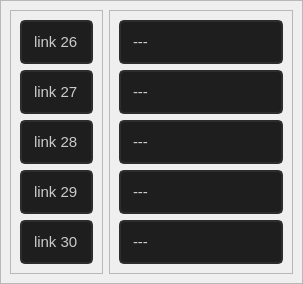
                   <widget class="QWidget" name="tabela_links_26a30">
                    <attribute name="title">
                     <string>links 26 à 30</string>
                    </attribute>
                    <layout class="QVBoxLayout" name="verticalLayout_54">
                     <property name="spacing">
                      <number>0</number>
                     </property>
                     <property name="leftMargin">
                      <number>0</number>
                     </property>
                     <property name="topMargin">
                      <number>0</number>
                     </property>
                     <property name="rightMargin">
                      <number>0</number>
                     </property>
                     <property name="bottomMargin">
                      <number>0</number>
                     </property>
                     <item>
                      <widget class="QFrame" name="frame_81input_link_ps3">
                       <property name="frameShape">
                        <enum>QFrame::StyledPanel</enum>
                       </property>
                       <property name="frameShadow">
                        <enum>QFrame::Raised</enum>
                       </property>
                       <layout class="QHBoxLayout" name="horizontalLayout_30">
                        <item>
                         <widget class="QFrame" name="frame_92input_link_ps3">
                          <property name="maximumSize">
                           <size>
                            <width>93</width>
                            <height>16777215</height>
                           </size>
                          </property>
                          <property name="frameShape">
                           <enum>QFrame::StyledPanel</enum>
                          </property>
                          <property name="frameShadow">
                           <enum>QFrame::Raised</enum>
                          </property>
                          <layout class="QVBoxLayout" name="verticalLayout_66">
                           <item>
                            <widget class="QLineEdit" name="info_link26">
                             <property name="minimumSize">
                              <size>
                               <width>0</width>
                               <height>40</height>
                              </size>
                             </property>
                             <property name="styleSheet">
                              <string notr="true">QLineEdit{
border: 2px solid rgb(45,45,45);
border-radius: 5px;
padding: 10px;
background-color: rgb(30,30,30);
	color: rgb(203, 203, 203);
font: 15px Segoe UI, bold;
}
QLineEdit:hover{
border: 2px solid rgb(55,55,55);
}
QLineEdit:focus{
border: 2px solid  rgb(170,0,0);
	color: rgb(170,0,0);
}</string>
                             </property>
                             <property name="text">
                              <string>link 26</string>
                             </property>
                             <property name="echoMode">
                              <enum>QLineEdit::Normal</enum>
                             </property>
                             <property name="clearButtonEnabled">
                              <bool>false</bool>
                             </property>
                            </widget>
                           </item>
                           <item>
                            <widget class="QLineEdit" name="info_link27">
                             <property name="minimumSize">
                              <size>
                               <width>0</width>
                               <height>40</height>
                              </size>
                             </property>
                             <property name="styleSheet">
                              <string notr="true">QLineEdit{
border: 2px solid rgb(45,45,45);
border-radius: 5px;
padding: 10px;
background-color: rgb(30,30,30);
	color: rgb(203, 203, 203);
font: 15px Segoe UI, bold;
}
QLineEdit:hover{
border: 2px solid rgb(55,55,55);
}
QLineEdit:focus{
border: 2px solid  rgb(170,0,0);
	color: rgb(170,0,0);
}</string>
                             </property>
                             <property name="text">
                              <string>link 27</string>
                             </property>
                             <property name="echoMode">
                              <enum>QLineEdit::Normal</enum>
                             </property>
                             <property name="clearButtonEnabled">
                              <bool>false</bool>
                             </property>
                            </widget>
                           </item>
                           <item>
                            <widget class="QLineEdit" name="info_link28">
                             <property name="minimumSize">
                              <size>
                               <width>0</width>
                               <height>40</height>
                              </size>
                             </property>
                             <property name="styleSheet">
                              <string notr="true">QLineEdit{
border: 2px solid rgb(45,45,45);
border-radius: 5px;
padding: 10px;
background-color: rgb(30,30,30);
	color: rgb(203, 203, 203);
font: 15px Segoe UI, bold;
}
QLineEdit:hover{
border: 2px solid rgb(55,55,55);
}
QLineEdit:focus{
border: 2px solid  rgb(170,0,0);
	color: rgb(170,0,0);
}</string>
                             </property>
                             <property name="text">
                              <string>link 28</string>
                             </property>
                             <property name="echoMode">
                              <enum>QLineEdit::Normal</enum>
                             </property>
                             <property name="clearButtonEnabled">
                              <bool>false</bool>
                             </property>
                            </widget>
                           </item>
                           <item>
                            <widget class="QLineEdit" name="info_link29">
                             <property name="minimumSize">
                              <size>
                               <width>0</width>
                               <height>40</height>
                              </size>
                             </property>
                             <property name="styleSheet">
                              <string notr="true">QLineEdit{
border: 2px solid rgb(45,45,45);
border-radius: 5px;
padding: 10px;
background-color: rgb(30,30,30);
	color: rgb(203, 203, 203);
font: 15px Segoe UI, bold;
}
QLineEdit:hover{
border: 2px solid rgb(55,55,55);
}
QLineEdit:focus{
border: 2px solid  rgb(170,0,0);
	color: rgb(170,0,0);
}</string>
                             </property>
                             <property name="text">
                              <string>link 29</string>
                             </property>
                             <property name="echoMode">
                              <enum>QLineEdit::Normal</enum>
                             </property>
                             <property name="clearButtonEnabled">
                              <bool>false</bool>
                             </property>
                            </widget>
                           </item>
                           <item>
                            <widget class="QLineEdit" name="info_link30">
                             <property name="minimumSize">
                              <size>
                               <width>0</width>
                               <height>40</height>
                              </size>
                             </property>
                             <property name="styleSheet">
                              <string notr="true">QLineEdit{
border: 2px solid rgb(45,45,45);
border-radius: 5px;
padding: 10px;
background-color: rgb(30,30,30);
	color: rgb(203, 203, 203);
font: 15px Segoe UI, bold;
}
QLineEdit:hover{
border: 2px solid rgb(55,55,55);
}
QLineEdit:focus{
border: 2px solid  rgb(170,0,0);
	color: rgb(170,0,0);
}</string>
                             </property>
                             <property name="text">
                              <string>link 30</string>
                             </property>
                             <property name="echoMode">
                              <enum>QLineEdit::Normal</enum>
                             </property>
                             <property name="clearButtonEnabled">
                              <bool>false</bool>
                             </property>
                            </widget>
                           </item>
                          </layout>
                         </widget>
                        </item>
                        <item>
                         <widget class="QFrame" name="frame_93input_link_ps3">
                          <property name="frameShape">
                           <enum>QFrame::StyledPanel</enum>
                          </property>
                          <property name="frameShadow">
                           <enum>QFrame::Raised</enum>
                          </property>
                          <layout class="QVBoxLayout" name="verticalLayout_67">
                           <item>
                            <widget class="QLineEdit" name="input_link26_ps3">
                             <property name="minimumSize">
                              <size>
                               <width>0</width>
                               <height>40</height>
                              </size>
                             </property>
                             <property name="styleSheet">
                              <string notr="true">QLineEdit{
border: 2px solid rgb(45,45,45);
border-radius: 5px;
padding: 10px;
background-color: rgb(30,30,30);
	color: rgb(203, 203, 203);
font: 15px Segoe UI, bold;
}
QLineEdit:hover{
border: 2px solid rgb(55,55,55);
}
QLineEdit:focus{
border: 2px solid  rgb(170,0,0);
	color: rgb(170,0,0);
}</string>
                             </property>
                             <property name="text">
                              <string>---</string>
                             </property>
                             <property name="echoMode">
                              <enum>QLineEdit::Normal</enum>
                             </property>
                             <property name="clearButtonEnabled">
                              <bool>false</bool>
                             </property>
                            </widget>
                           </item>
                           <item>
                            <widget class="QLineEdit" name="input_link27_ps3">
                             <property name="minimumSize">
                              <size>
                               <width>0</width>
                               <height>40</height>
                              </size>
                             </property>
                             <property name="styleSheet">
                              <string notr="true">QLineEdit{
border: 2px solid rgb(45,45,45);
border-radius: 5px;
padding: 10px;
background-color: rgb(30,30,30);
	color: rgb(203, 203, 203);
font: 15px Segoe UI, bold;
}
QLineEdit:hover{
border: 2px solid rgb(55,55,55);
}
QLineEdit:focus{
border: 2px solid  rgb(170,0,0);
	color: rgb(170,0,0);
}</string>
                             </property>
                             <property name="text">
                              <string>---</string>
                             </property>
                            </widget>
                           </item>
                           <item>
                            <widget class="QLineEdit" name="input_link28_ps3">
                             <property name="minimumSize">
                              <size>
                               <width>0</width>
                               <height>40</height>
                              </size>
                             </property>
                             <property name="styleSheet">
                              <string notr="true">QLineEdit{
border: 2px solid rgb(45,45,45);
border-radius: 5px;
padding: 10px;
background-color: rgb(30,30,30);
	color: rgb(203, 203, 203);
font: 15px Segoe UI, bold;
}
QLineEdit:hover{
border: 2px solid rgb(55,55,55);
}
QLineEdit:focus{
border: 2px solid  rgb(170,0,0);
	color: rgb(170,0,0);
}</string>
                             </property>
                             <property name="text">
                              <string>---</string>
                             </property>
                             <property name="echoMode">
                              <enum>QLineEdit::Normal</enum>
                             </property>
                             <property name="clearButtonEnabled">
                              <bool>false</bool>
                             </property>
                            </widget>
                           </item>
                           <item>
                            <widget class="QLineEdit" name="input_link29_ps3">
                             <property name="minimumSize">
                              <size>
                               <width>0</width>
                               <height>40</height>
                              </size>
                             </property>
                             <property name="styleSheet">
                              <string notr="true">QLineEdit{
border: 2px solid rgb(45,45,45);
border-radius: 5px;
padding: 10px;
background-color: rgb(30,30,30);
	color: rgb(203, 203, 203);
font: 15px Segoe UI, bold;
}
QLineEdit:hover{
border: 2px solid rgb(55,55,55);
}
QLineEdit:focus{
border: 2px solid  rgb(170,0,0);
	color: rgb(170,0,0);
}</string>
                             </property>
                             <property name="text">
                              <string>---</string>
                             </property>
                            </widget>
                           </item>
                           <item>
                            <widget class="QLineEdit" name="input_link30_ps3">
                             <property name="minimumSize">
                              <size>
                               <width>0</width>
                               <height>40</height>
                              </size>
                             </property>
                             <property name="styleSheet">
                              <string notr="true">QLineEdit{
border: 2px solid rgb(45,45,45);
border-radius: 5px;
padding: 10px;
background-color: rgb(30,30,30);
	color: rgb(203, 203, 203);
font: 15px Segoe UI, bold;
}
QLineEdit:hover{
border: 2px solid rgb(55,55,55);
}
QLineEdit:focus{
border: 2px solid  rgb(170,0,0);
	color: rgb(170,0,0);
}</string>
                             </property>
                             <property name="text">
                              <string>---</string>
                             </property>
                            </widget>
                           </item>
                          </layout>
                         </widget>
                        </item>
                       </layout>
                      </widget>
                     </item>
                    </layout>
                   </widget>
